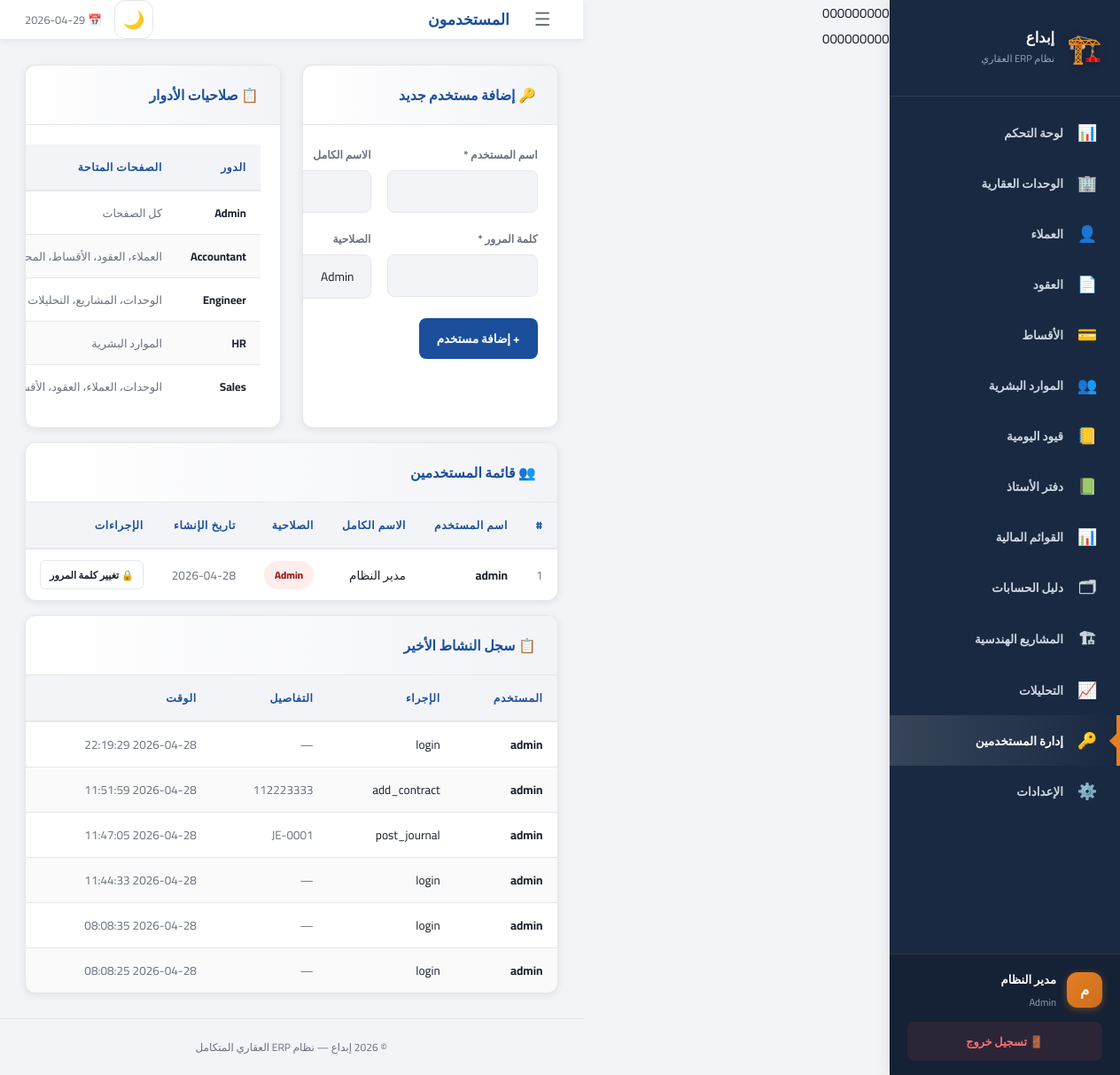
The app's page /users (signed in) with its own data.
### tables this page shows
CREATE TABLE users (
    id INTEGER PRIMARY KEY AUTOINCREMENT,
    username TEXT UNIQUE NOT NULL,
    password_hash TEXT NOT NULL,
    role TEXT NOT NULL DEFAULT 'Sales',
    full_name TEXT DEFAULT '',
    created_at TEXT DEFAULT CURRENT_DATE
);

CREATE TABLE activity_log (
    id INTEGER PRIMARY KEY AUTOINCREMENT,
    username TEXT, action TEXT, details TEXT,
    logged_at TEXT DEFAULT CURRENT_TIMESTAMP
);

### app.py (the view)
@app.route("/users")
@login_required
@role_required("Admin")
def users():
    with get_db() as c:
        rows = c.execute("SELECT id,username,role,full_name,created_at FROM users ORDER BY username").fetchall()
        logs = c.execute("SELECT * FROM activity_log ORDER BY id DESC LIMIT 30").fetchall()
    return render_template("users.html", rows=rows, logs=logs)

### app.py (called while the page is built)
def get_db():
    conn = sqlite3.connect(DB_PATH)
    conn.row_factory = sqlite3.Row
    conn.execute("PRAGMA foreign_keys = ON")
    return conn

def login_required(f):
    @wraps(f)
    def decorated(*args, **kwargs):
        if "user" not in session:
            return redirect(url_for("login"))
        return f(*args, **kwargs)
    return decorated

def role_required(*roles):
    def decorator(f):
        @wraps(f)
        def decorated(*args, **kwargs):
            if session.get("role") not in roles:
                flash("غير مصرح لك بالوصول لهذه الصفحة.", "error")
                return redirect(url_for("dashboard"))
            return f(*args, **kwargs)
        return decorated
    return decorator

@app.context_processor
def inject_globals():
    cfg_path = BASE_DIR / "config.json"
    cfg = json.loads(cfg_path.read_text()) if cfg_path.exists() else {"company_name":"إبداع","currency":"ج.م"}
    allowed = ROLE_PAGES.get(session.get("role",""), set())
    return {
        "company_name": cfg.get("company_name","إبداع"),
        "currency":     cfg.get("currency","ج.م"),
        "current_user": session.get("user",""),
        "current_role": session.get("role",""),
        "full_name":    session.get("full_name",""),
        "allowed_pages": allowed,
        "today": date.today().isoformat(),
    }

@app.before_request
def before_request():
    if 'user' in session:
        session.permanent = True

### templates/users.html (shortened to what this page needs)
{% extends "base.html" %}
{% block page_title %}المستخدمون{% endblock %}
{% block content %}
<div class="grid-2" style="margin-bottom:16px">
  <div class="card">
    <div class="card-header"><span class="card-title">🔑 إضافة مستخدم جديد</span></div>
    <form method="POST" action="{{ url_for('add_user') }}">
      <div class="form-grid" style="grid-template-columns:1fr 1fr">
        <div class="form-group"><label>اسم المستخدم *</label><input type="text" name="username" required></div>
        <div class="form-group"><label>الاسم الكامل</label><input type="text" name="full_name"></div>
        <div class="form-group"><label>كلمة المرور *</label><input type="password" name="password" required minlength="4"></div>
        <div class="form-group"><label>الصلاحية</label>
          <select name="role">
            {% for r in ['Admin','Accountant','Engineer','HR','Sales'] %}
            <option value="{{ r }}">{{ r }}</option>
            {% endfor %}
          </select>
        </div>
      </div>
      <div class="form-footer"><button type="submit" class="btn btn-primary">+ إضافة مستخدم</button></div>
    </form>
  </div>
  <div class="card">
    <div class="card-header"><span class="card-title">📋 صلاحيات الأدوار</span></div>
    <div class="card-body">
      <table style="width:100%;font-size:.85rem">
        <thead><tr><th>الدور</th><th>الصفحات المتاحة</th></tr></thead>
        <tbody>
          <tr><td><strong>Admin</strong></td><td class="muted">كل الصفحات</td></tr>
          <tr><td><strong>Accountant</strong></td><td class="muted">العملاء، العقود، الأقساط، المحاسبة، التقارير</td></tr>
          <tr><td><strong>Engineer</strong></td><td class="muted">الوحدات، المشاريع، التحليلات</td></tr>
          <tr><td><strong>HR</strong></td><td class="muted">الموارد البشرية</td></tr>
          <tr><td><strong>Sales</strong></td><td class="muted">الوحدات، العملاء، العقود، الأقساط، التحليلات</td></tr>
        </tbody>
      </table>
    </div>
  </div>
</div>
<div class="card" style="margin-bottom:16px">
  <div class="card-header"><span class="card-title">👥 قائمة المستخدمين</span></div>
  <div class="table-wrapper"><table>
    <thead><tr><th>#</th><th>اسم المستخدم</th><th>الاسم الكامل</th><th>الصلاحية</th><th>تاريخ الإنشاء</th><th>الإجراءات</th></tr></thead>
    <tbody>
      {% for r in rows %}
      <tr>
        <td class="muted">{{ r.id }}</td>
        <td><strong>{{ r.username }}</strong></td>
        <td>{{ r.full_name or '—' }}</td>
        <td><span class="badge {{'badge-danger' if r.role=='Admin' else 'badge-info' if r.role=='Accountant' else 'badge-success' if r.role=='Engineer' else 'badge-gray'}}">{{ r.role }}</span></td>
        <td class="muted">{{ r.created_at }}</td>
        <td class="actions">
          <button onclick="openResetModal({{ r.id }})" class="btn btn-ghost btn-xs">🔒 تغيير كلمة المرور</button>
        </td>
      </tr>
      {% else %}
      <tr><td colspan="6" style="text-align:center;padding:30px;color:var(--text-muted)">لا يوجد مستخدمون</td></tr>
      {% endfor %}
    </tbody>
  </table></div>
</div>
<div class="card">
  <div class="card-header"><span class="card-title">📋 سجل النشاط الأخير</span></div>
  <div class="table-wrapper"><table>
    <thead><tr><th>المستخدم</th><th>الإجراء</th><th>التفاصيل</th><th>الوقت</th></tr></thead>
    <tbody>
      {% for l in logs %}
      <tr>
        <td><strong>{{ l.username }}</strong></td>
        <td>{{ l.action }}</td>
        <td class="muted">{{ l.details or '—' }}</td>
        <td class="muted">{{ l.logged_at }}</td>
      </tr>
      {% else %}
      <tr><td colspan="4" style="text-align:center;padding:20px;color:var(--text-muted)">لا يوجد سجل نشاط</td></tr>
      {% endfor %}
    </tbody>
  </table></div>
</div>
{% endblock %}

### templates/base.html (shortened to what this page needs)
{{ csrf_token() }}
<!DOCTYPE html>
<html lang="ar" dir="rtl" data-theme="light">
<head>
<link rel="stylesheet" href="{{ url_for('static', filename='css/style.css') }}">
</head>
<body>
{% if current_user %}
<aside class="sidebar" id="sidebar">
  <div class="sidebar-logo">
    <span class="logo-icon">🏗️</span>
    <div>
      <div class="logo-name">{{ company_name }}</div>
      <div class="logo-sub">نظام ERP العقاري</div>
    </div>
  </div>
  <nav class="sidebar-nav">
    {% for page_key, icon, label in nav_items %}
      {% if page_key in allowed_pages %}
      <a href="{{ url_for(page_key) }}"
         class="nav-item {% if request.endpoint == page_key %}active{% endif %}">
        <span class="nav-icon">{{ icon }}</span>
        <span class="nav-label">{{ label }}</span>
      </a>
      {% endif %}
    {% endfor %}
  </nav>
  <div class="sidebar-footer">
    <div class="user-chip">
      <span class="user-avatar">{{ full_name[0] if full_name else 'م' }}</span>
      <div>
        <div class="user-name">{{ full_name }}</div>
        <div class="user-role">{{ current_role }}</div>
      </div>
    </div>
    <a href="{{ url_for('logout') }}" class="logout-btn">🚪 تسجيل خروج</a>
  </div>
</aside>
<div class="main-wrapper">
  <header class="topbar">
    <button class="sidebar-toggle" aria-label="تبديل القائمة">☰</button>
    <h1 class="page-title">{% block page_title %}{% endblock %}</h1>
    <div class="topbar-actions">
      <button class="theme-toggle" id="theme-toggle" aria-label="تبديل المظهر">🌙</button>
      <span class="topbar-date">📅 {{ today }}</span>
    </div>
  </header>
  <main class="page-content">
    {% block content %}{% endblock %}
  </main>
  <footer style="text-align:center; padding:20px; color:var(--text-muted); font-size:.8rem; border-top:1px solid var(--border);">
    <p>© 2026 {{ company_name }} — نظام ERP العقاري المتكامل</p>
  </footer>
</div>
{% else %}
  {% block auth_content %}{% endblock %}
{% endif %}
</body>
</html>

### records on screen
users: full_name "مدير النظام", id "1", username "admin", role "Admin", created_at "2026-04-28"
activity_log: username "admin", action "login", details "—", logged_at "2026-04-28 22:19:29"
activity_log: username "admin", action "add_contract", details "112223333", logged_at "2026-04-28 11:51:59"
activity_log: username "admin", action "post_journal", details "JE-0001", logged_at "2026-04-28 11:47:05"
activity_log: username "admin", action "login", details "—", logged_at "2026-04-28 11:44:33"
activity_log: username "admin", action "login", details "—", logged_at "2026-04-28 08:08:35"
activity_log: username "admin", action "login", details "—", logged_at "2026-04-28 08:08:25"

### other values on screen
{{ company_name }} "إبداع"
{{ icon }} "📊" "🏢" "👤" "📄" "💳" "👥" "📒" "📗" "📊" "🗂" "🏗" "📈" "🔑" "⚙️"
{{ label }} "لوحة التحكم" "الوحدات العقارية" "العملاء" "العقود" "الأقساط" "الموارد البشرية" "قيود اليومية" "دفتر الأستاذ" "القوائم المالية" "دليل الحسابات" "المشاريع الهندسية" "التحليلات" "إدارة المستخدمين" "الإعدادات"
{{ full_name[0] if full_name else 'م' }} "م"
{{ current_role }} "Admin"
form field role "Admin"
